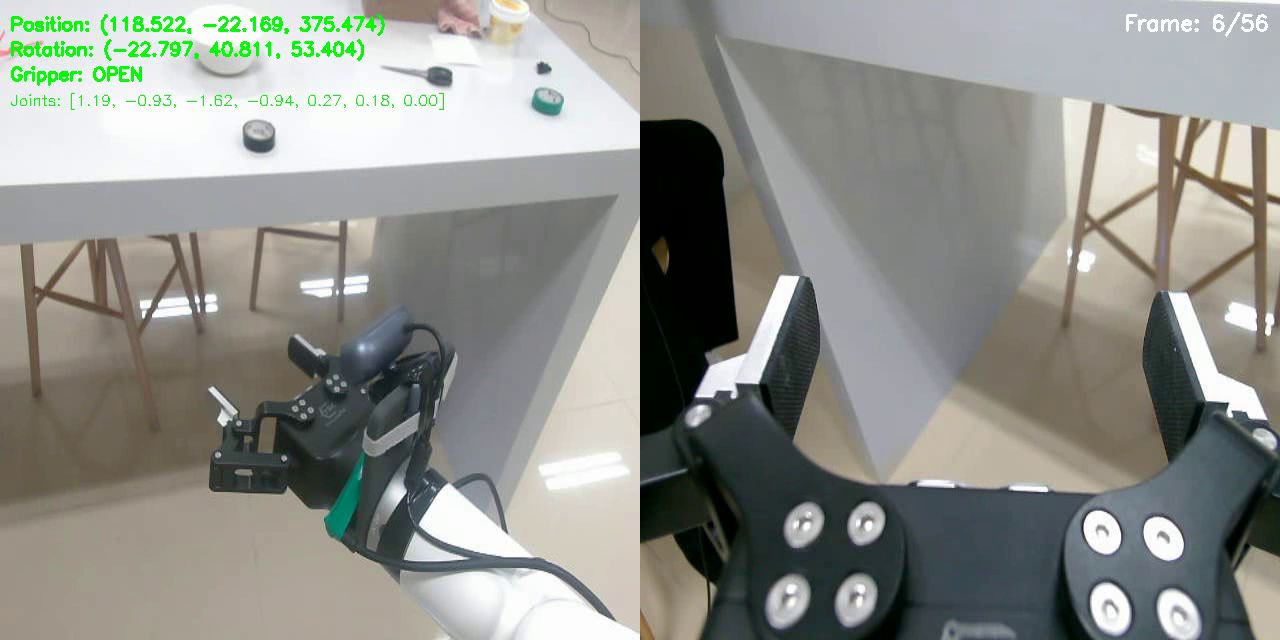
#> input picture frame 5 of src/jaka_teleop/raw_data/jaka_teleop_0000_20251208_212519/merged_video.mp4, 1280 x 640 px, given in place of the camera
$ python debug_camera_stream.py
#> lines starting #> are read from the running program, lines starting #| are printed output that depends on the picture
#!/usr/bin/env python3
"""
Quick camera debug: try opening a /dev/videoX device, set width/height/fps/FourCC,
read a few frames, and report whether frames are actually coming in.
Usage:
  python3 debug_camera_stream.py --device 0 --width 640 --height 480 --fps 30
"""

import argparse
import time
import cv2


def main():
    parser = argparse.ArgumentParser(description="Debug V4L2 camera stream")
    parser.add_argument("--device", type=int, default=0, help="Video device id (e.g. /dev/video0 -> 0)")
    parser.add_argument("--width", type=int, default=640, help="Frame width")
    parser.add_argument("--height", type=int, default=480, help="Frame height")
    parser.add_argument("--fps", type=int, default=30, help="Requested FPS")
    parser.add_argument("--frames", type=int, default=100, help="Number of frames to read for the test")
    parser.add_argument("--use-mjpg", action="store_true", help="Request MJPG fourcc to ease bandwidth")
    args = parser.parse_args()

    print(f"Opening /dev/video{args.device} with V4L2 backend...")
    cap = cv2.VideoCapture(args.device, cv2.CAP_V4L2)
    if not cap.isOpened():
        print("❌ Failed to open device")
        return

    if args.use_mjpg:
        cap.set(cv2.CAP_PROP_FOURCC, cv2.VideoWriter_fourcc(*"MJPG"))
    cap.set(cv2.CAP_PROP_FRAME_WIDTH, args.width)
    cap.set(cv2.CAP_PROP_FRAME_HEIGHT, args.height)
    cap.set(cv2.CAP_PROP_FPS, args.fps)

    # Report what the driver accepted
    actual_width = cap.get(cv2.CAP_PROP_FRAME_WIDTH)
    actual_height = cap.get(cv2.CAP_PROP_FRAME_HEIGHT)
    actual_fps = cap.get(cv2.CAP_PROP_FPS)
    print(f"Requested: {args.width}x{args.height} @{args.fps}fps")
    print(f"Driver set: {int(actual_width)}x{int(actual_height)} @{actual_fps:.2f}fps")

    ok_frames = 0
    start = time.time()
    for i in range(args.frames):
        ret, frame = cap.read()
        if not ret or frame is None:
            print(f"[{i}] ❌ Failed to read frame")
            time.sleep(0.05)
            continue
        ok_frames += 1
        if i % 10 == 0:
            h, w = frame.shape[:2]
            print(f"[{i}] ✅ Frame shape: {w}x{h}, mean={frame.mean():.1f}")
#> this loop made 31 passes
#| [0] ✅ Frame shape: 1280x640, mean=142.3
#| [10] ✅ Frame shape: 1280x640, mean=142.0
#| [20] ✅ Frame shape: 1280x640, mean=142.0
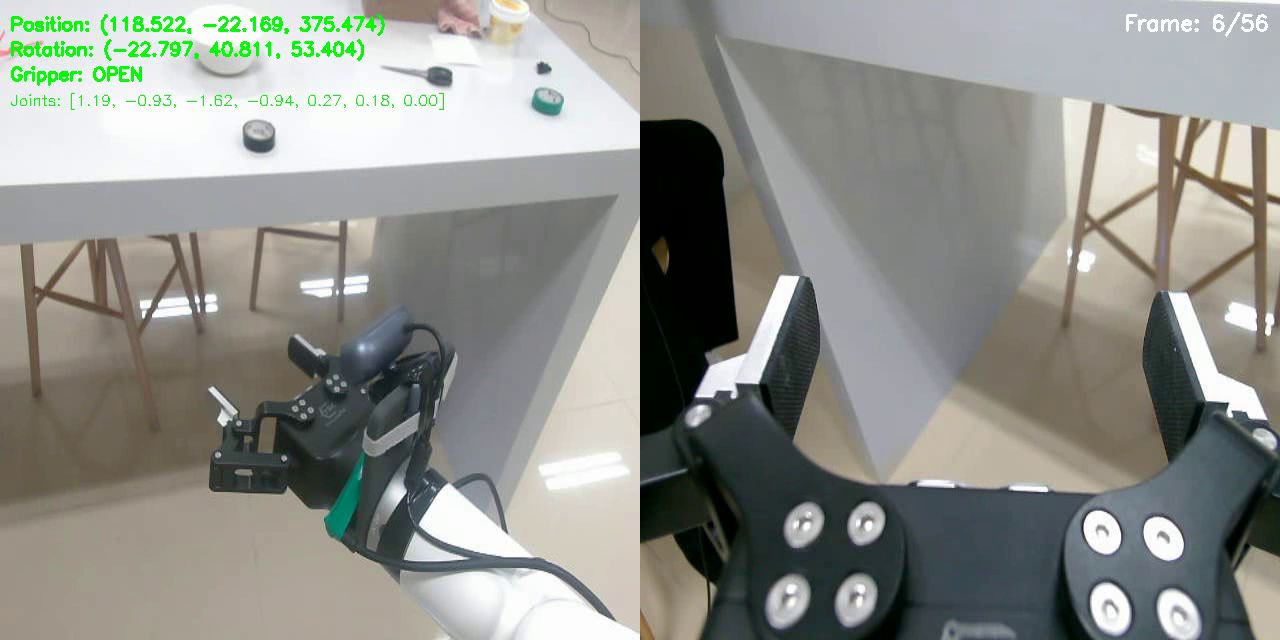
#> input picture frame 5 of src/jaka_teleop/raw_data/jaka_teleop_0000_20251208_212519/merged_video.mp4, 1280 x 640 px, given in place of the camera
#> after the loop:
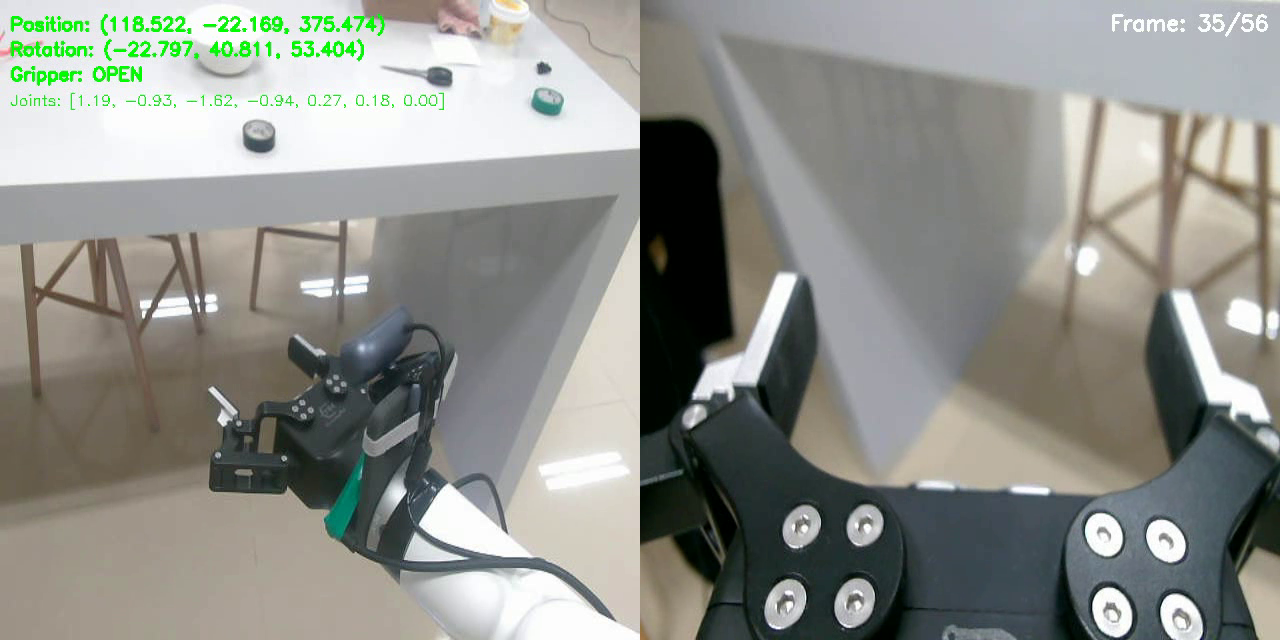
#> frame: shape (640, 1280, 3); mean B, G, R 138.8, 144.7, 143
#> after the loop, ok_frames = 30

    elapsed = time.time() - start
    cap.release()
    print(f"Read {ok_frames}/{args.frames} frames in {elapsed:.2f}s (~{ok_frames/elapsed:.2f} fps)")
    if ok_frames == 0:
        print("No frames received. Check device id, permissions (video group), or format.")


if __name__ == "__main__":
    main()
